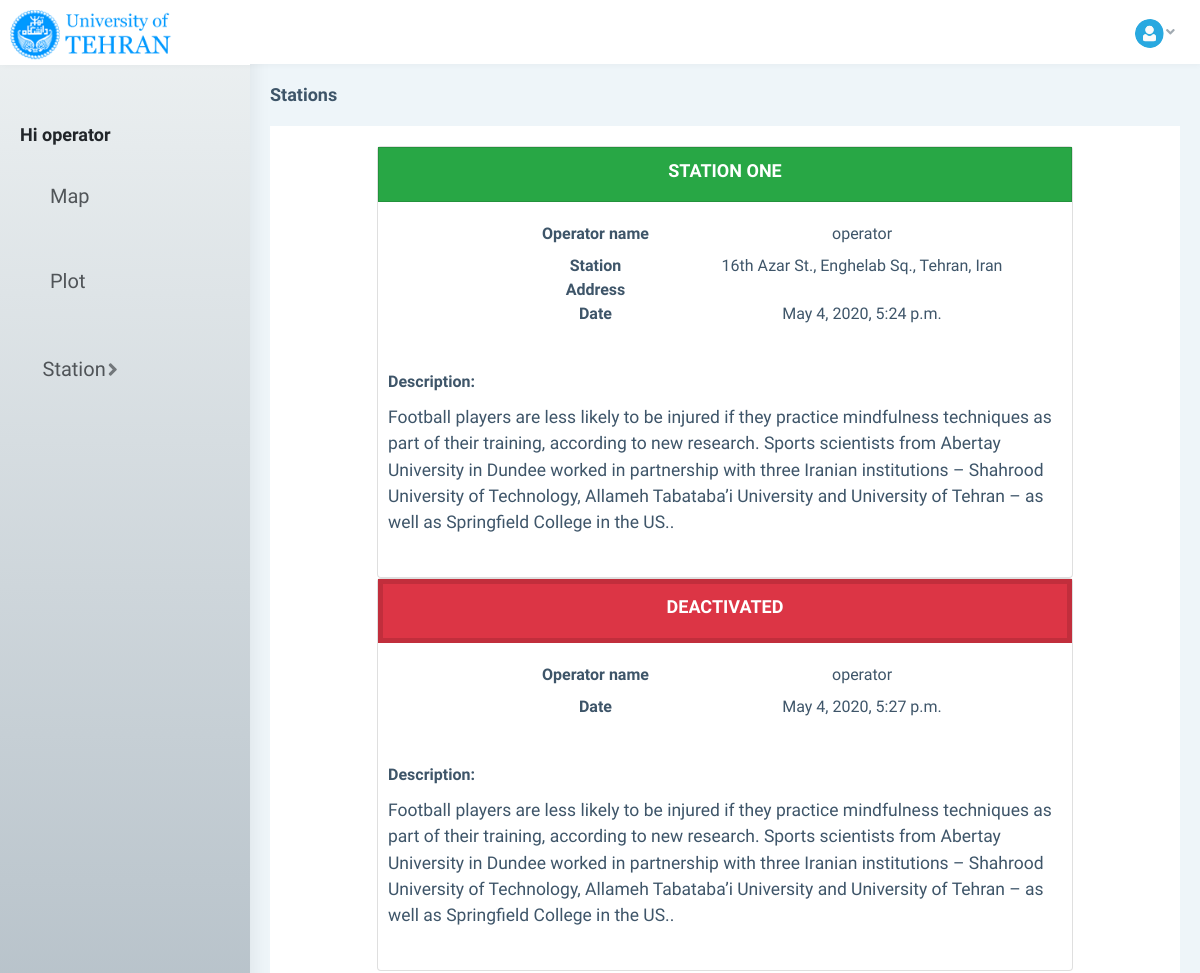
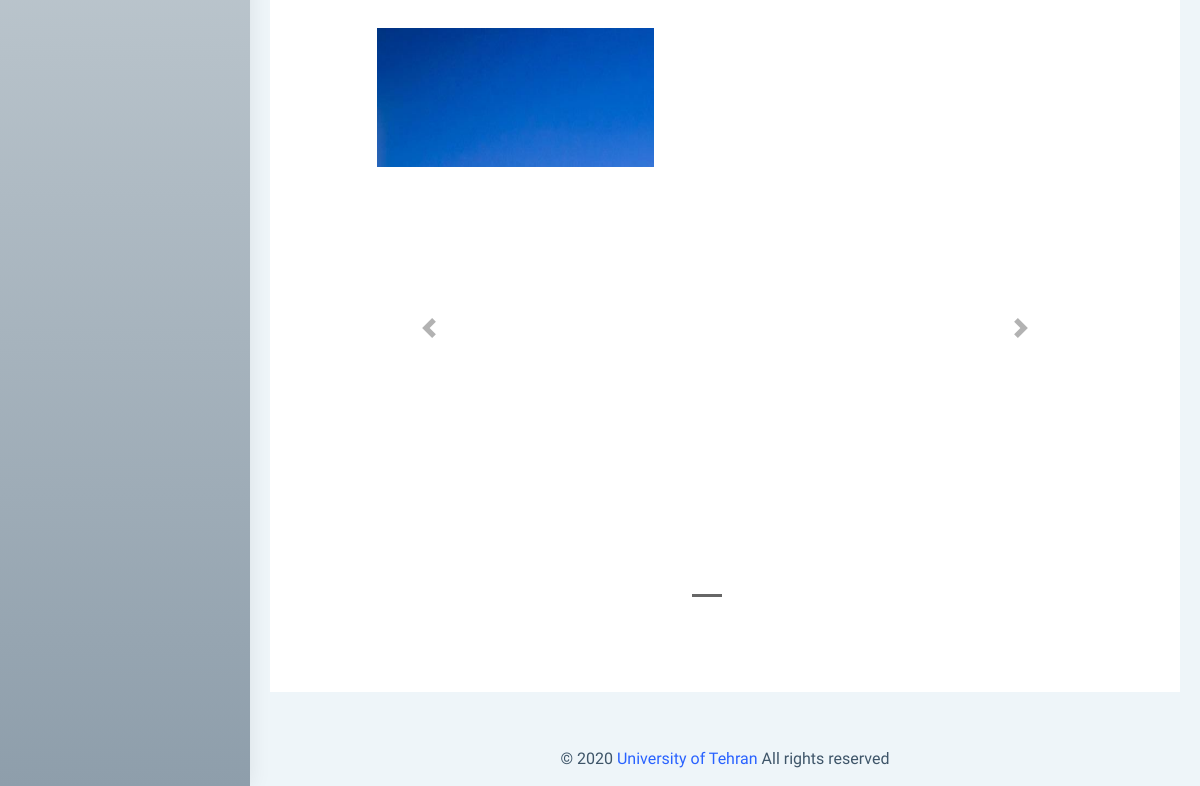
The page /stations/20 (signed in) on the database its author committed (2 pictures, top to bottom).
### users/models.py (models this page shows)
class CustomUser(AbstractUser):
    phone_number = models.PositiveIntegerField(null=True, blank=True, unique=True)
    email = models.EmailField(unique=True)
    email_confirmed = models.BooleanField(default=False)
    UsersTypes = (
        ('is_user', 'user'),
        ('is_operator', 'operator'),
        ('is_admin', 'admin'),
    )
    userType = models.CharField(max_length= 20, choices = UsersTypes, default='is_user')

### stations/models.py (models this page shows, shortened)
class Setup(models.Model):
	operator_name = models.CharField(max_length=150)
	station_name = models.CharField(max_length=150, unique=True)
	address = models.CharField(max_length=255, blank=False)
	description = models.TextField(blank=False)
	date = models.DateTimeField(auto_now_add=True)
	status = models.BooleanField(default=False)

class Deactivate(models.Model):
	operator_name = models.CharField(max_length=150)
	station_name = models.ForeignKey(Setup,
				 	on_delete=models.CASCADE,
				 	related_name='deactivates',
				 	)
	description=models.TextField(blank=False)
	date = models.DateTimeField(auto_now_add=True)

class Image(models.Model):
	setup = models.ForeignKey(Setup, on_delete=models.CASCADE)
	images = models.ImageField(upload_to=station_directory_path, null=True, blank=True)

### stations/views.py (the view, shortened to what this page needs)
# urls.py: path('<int:pk>', station_detail, name="station_detail"),
@login_required(login_url='signpage')
def station_detail(request, pk):
	obj = request.user
	if obj.userType == 'is_user':
		raise PermissionDenied
	if request.method == "GET":
		global station
		station = Setup.objects.get(pk = pk)
		images = Image.objects.filter(setup_id = pk)
		if station.status == False:
			deactive = Deactivate.objects.get(station_name_id = pk)
			return render(request, 'station_detail.html', {'station': station,
													   'images': images, 'deactive':deactive})
		else:
			return render(request, 'station_detail.html', {'station': station,
													   'images': images})

### stations/templates/station_detail.html (shortened to what this page needs)
{% extends "base.html" %} {% load static %} {% load crispy_forms_tags %}
{% block pageName %} Stations{% endblock %} {% block content %}
	{% if station != Null %}
		{% if deactive == Null %}
			<div id= "card-detail-active" class="card text-center">
				  <div id="detail-header" class="card-header">
				    <h4>{{ station.station_name }}</h4>
				  </div>
			  <div class="card-body">
			    <dl id="details-content" class="row">
				  <dt class="col-sm-3">Operator name</dt>
				  <dd class="col-sm-9">{{station.operator_name}}</dd>
				  <dt class="col-sm-3">Station Address</dt>
				  <dd class="col-sm-9">{{station.address}}</dd>
				  <dt class="col-sm-3">Date</dt>
				  <dd class="col-sm-9">{{station.date}}</dd>
				</dl>
			  </div>
			  <dl id="description-detail" class="row">
			  	<dt class="col-sum-3">Description:</dt>
				    <p class="lead">{{station.description}}.</p>
			  <dl>
			</div>
		{% else %}
			<div id= "card-detail-active" class="card text-center">
				  <div id="detail-header" class="card-header">
				    <h4>{{ station.station_name }}</h4>
				  </div>
			  <div class="card-body">
			    <dl id="details-content" class="row">
				  <dt class="col-sm-3">Operator name</dt>
				  <dd class="col-sm-9">{{station.operator_name}}</dd>
				  <dt class="col-sm-3">Station Address</dt>
				  <dd class="col-sm-9">{{station.address}}</dd>
				  <dt class="col-sm-3">Date</dt>
				  <dd class="col-sm-9">{{station.date}}</dd>
				</dl>
			  </div>
			  <dl id="description-detail" class="row">
			  	<dt class="col-sum-3">Description:</dt>
				    <p class="lead">{{station.description}}.</p>
			</div>
			<div id= "card-detail-deactive" class="card text-center">
				  <div id="detail-header" class="card-header">
				    <h4>deactivated</h4>
				  </div>
			  <div class="card-body">
			    <dl id="details-content" class="row">
				  <dt class="col-sm-3">Operator name</dt>
				  <dd class="col-sm-9">{{deactive.operator_name}}</dd>
				  <dt class="col-sm-3">Date</dt>
				  <dd class="col-sm-9">{{deactive.date}}</dd>
				</dl>
			  </div>
			  <dl id="description-detail" class="row">
			  	<dt class="col-sum-3">Description:</dt>
				    <p class="lead">{{station.description}}.</p>
			</div>
		{% endif %}
		{% if images %}
	    	<div id="carouselExampleIndicators" class="carousel slide" data-ride="carousel">
			  <ol class="carousel-indicators">
			      {% for image in images %}
		              {% if station.id == image.setup_id %}
		                  {% if forloop.counter == 1 %}
					    		<li data-target="#carouselExampleIndicators" data-slide-to="{{forloop.counter}}" class="active"></li>
					      {% else %}
							    <li data-target="#carouselExampleIndicators" data-slide-to="{{forloop.counter}}"></li>
						  {% endif %}
				      {% endif %}
		  		  {% endfor %}
			  </ol>
			  <div class="carousel-inner">
			      {% for image in images %}
		              {% if station.id == image.setup_id %}
		                  {% if forloop.counter == 1 %}
							  <div class="carousel-item active">
					      		  <img class="carousel-images" src="{{ image.images.url }}">
					          </div>
					      {% else %}
							  <div class="carousel-item">
					      		  <img class="carousel-images" src="{{ image.images.url }}">
					          </div>
						  {% endif %}
				      {% endif %}
		  		  {% endfor %}
			  </div>
			  <a class="carousel-control-prev" href="#carouselExampleIndicators" role="button" data-slide="prev">
			    <span class="carousel-control-prev-icon" aria-hidden="true"></span>
			  </a>
			  <a class="carousel-control-next" href="#carouselExampleIndicators" role="button" data-slide="next">
			    <span class="carousel-control-next-icon" aria-hidden="true"></span>
			  </a>
			</div>
		{% endif %}
	{% else %}
		<form method="post">
		    {% csrf_token %} {{ form|crispy }}
		    <button id= "deactive-btn" class="btn btn-danger btn-lg" type="submit">Deactive this station</button>
		</form>
	{% endif %}
{% endblock %}

### templates/base.html (shortened to what this page needs)
{% load static %}
<!DOCTYPE html>
<html>
<head>
    <link href="{% static 'dist/css/style.min.css' %}" rel="stylesheet">
    <link href="{% static 'dist/css/stations.css' %}" rel="stylesheet">
</head>
<body>
    <div id="main-wrapper" data-layout="vertical" data-navbarbg="skin5" data-sidebartype="full" data-sidebar-position="absolute" data-header-position="absolute" data-boxed-layout="full">
        <header class="topbar" data-navbarbg="skin5">
            <nav class="navbar top-navbar navbar-expand-md navbar-dark">
                <div class="navbar-header" data-logobg="skin5">
                    <a class="navbar-brand" href="https://ut.ac.ir" target="_blank">
                        <b class="logo-icon">
                                    <img src="{% static 'assets/images/logo.png' %}" alt="homepage" class="light-logo" />
                                </b>
                    </a>
                </div>
                <div class="navbar-collapse collapse" id="navbarSupportedContent" data-navbarbg="skin5">
                    <ul class="navbar-nav float-right">
                        <li class="nav-item dropdown">
                            <a class="nav-link dropdown-toggle text-muted waves-effect waves-dark pro-pic" href="" data-toggle="dropdown" aria-haspopup="true" aria-expanded="false"><img src="{% static 'assets/images/users/1.jpg' %}" alt="user" class="rounded-circle" width="31"><i class="fa fa-angle-down"> </i></a>
                        </li>
                    </ul>
                </div>
            </nav>
        </header>
        <aside class="left-sidebar" data-sidebarbg="skin6">
            <div class="scroll-sidebar">
                <nav class="sidebar-nav">
                    <ul id="sidebarnav">
                        <li>
                            <div class="user-profile d-flex no-block dropdown m-t-20">
                                <div class="user-content hide-menu m-l-10">
                                    <div class="main">
                                    </div>
                                    <h4 class="m-b-0 user-name font-medium"> Hi {{ request.user.username }} </h4>
                                </div>
                            </div>
                        </li>
                        <div class="User-profile-custom">
                            <li class="sidebar-item"> <a class="sidebar-link waves-effect waves-dark sidebar-link" href="{% url 'map' %}" aria-expanded="false"><i class="mdi mdi-map"></i><span class="hide-menu">Map</span></a></li>
                            <li class="sidebar-item"> <a class="sidebar-link waves-effect waves-dark sidebar-link" href="{% url 'plot' %}" aria-expanded="false"><i class="mdi mdi-chart-line"></i><span class="hide-menu">Plot</span></a></li>
                            {% if request.user.userType == 'is_operator' %}
                                <div class="sidebar-menu-Admins">
                                    <ul id="sidebarnav">
                                        <li class="sidebar-dropdown-Admins">
                                                <a class="sidebar-link waves-effect waves-dark sidebar-link" href="#">
                                                    <i class="mdi mdi-raspberrypi"></i>
                                                    <span class="hide-menu" style="color: #212529">Station</span>
                                                </a>
                                        </li>
                                    </ul>
                                </div>
                            {% endif %}
                        </div>
                    </ul>
                </nav>
            </div>
        </aside>
        <div class="page-wrapper">
            <div class="page-breadcrumb">
                <div class="row align-items-center">
                    <div class="col-5">
                        <h4 class="page-title">{% block pageName %}{% endblock %}</h4>
                    </div>
                </div>
            </div>
            <div class="container-fluid">
                <div class="row">
                    <div class="col-12">
                        <div class="card">
                            <div class="card-body">
                                {% block content %}{% endblock %}
                            </div>
                        </div>
                    </div>
                </div>
            </div>
            <footer class="footer text-center">
                © 2020 <a href="https://ut.ac.ir" target="_blank">University of Tehran</a> All rights reserved
            </footer>
        </div>
    </div>
</body>
</html>

### rows shown on the page
CustomUser: user.username "operator"
Setup: station_name "STATION ONE", operator_name "operator", address "16th Azar St., Enghelab Sq., Tehran, Iran", date "May 4, 2020, 5:24 p.m.", description "Football players are less likely to be injured if they practice mindfulness techniques as part of their training, according to new research. Sports scientists from Abertay University in Dundee worked in partnership with three Iranian institutions – Shahrood University of Technology, Allameh Tabataba’i University and University of Tehran – as well as Springfield College in the US."
Deactivate: operator_name "operator", date "May 4, 2020, 5:27 p.m."
Image: images (picture)
